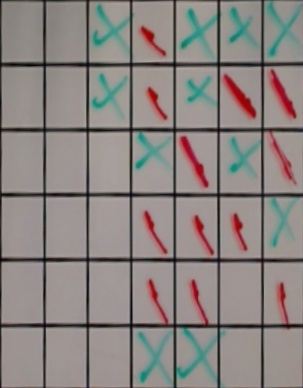
#> input picture win_für_algottest.jpg, 303 x 388 px
$ python grid.py '../win_für_algottest.jpg'
#> lines starting #> are read from the running program, lines starting #| are printed output that depends on the picture; after the words box and inside, x2 and y2 are one past the last pixel; in counts of white or black regions, pixels touching at a corner belong together
#> in find_grid, img is the input picture: shape (388, 303, 3); mean B, G, R 129.8, 132.7, 139.6
"""Try to find a grid (or a chessboard) in the given image.
"""
import sys
from copy import deepcopy

import cv2
import math
import itertools
import imutils
import numpy as np
from numpy.linalg import norm
from matplotlib import pyplot as plt
import time

DEBUG = False
COLOR_TRESHOLD = 180

class GridFinderException(Exception):
    """Exception thrown by GridFinder when somethings wrong"""
    pass


class DebugUI(object):
    """Build a debug user interface showing each step of the grid finding
    process.
    """
    def __init__(self):
        self.plot_number = 0

    # [76 lines left out: functions draw_target_points, draw_interesting_lines, draw_grid, draw_flat_grid, show, show_all, not called in this run]


class LinePattern(object):
    """Represents a repetitive line pattern, with `start` and `step`:
    `start` being where the pattern starts, and `step`, the space
    between each lines.
    """
    def __init__(self, start, step):
        self.start = start % step
        self.step = step

    def __str__(self):
        return "<LinePattern {} {}>".format(self.start, self.step)

    def coordinates_up_to(self, maximum):
        """Generator to give position of each line in this pattern up to a
        given maximum.
        """
        yield from ((x, self.step) for x in
                    range(self.start, maximum, self.step))


    @staticmethod
    def infer(positions, min_step=4):
        """Infer pattern from `positions`, a numpy array of values. returns
        the most evident repetitive pattern in the input.
        For a positions array like:
        [0, 0, 0, 0, 0, 100, 0, 0, 0, 0, 100, ...
        returns LinePattern(start=5, step=5)
        This is done by brute force, trying each possibilities, and
        summing the values for each possibility. This returns only
        the best match.
        """
        positions = positions - positions.mean()
        positions = np.convolve(positions, (1 / 3, 2 / 3, 1 / 3))
        best = (0, 0, 0)
        for start, step, value in [
                (start, step, sum(positions[start::step]))
                for step in range(min_step, int(len(positions) / 2))
                for start in range(int(len(positions) / 2))]:
            if value > best[2]:
                best = start, step, value
        return LinePattern(best[0], best[1])


class Grid(object):
    """Given the result of a cv2.Canny, find a grid in the given image.
    The grid have no start and no end, only a "cell width" and an
    anchor (an intersection, so you can anlign the grid with the image).
    Exposes a list of columns (x, width) and a list of rows (y, height),
    as self.all_x and self.all_y.
    Exposes a all_cells() method, yielding every cells as tuples
    of (x, y, width, height).
    And a draw(self, image, color=(255, 0, 0), thickness=2) method,
    to draw the grid on a given image, usefull to check for correctness.
    """
    def __init__(self, edges):
    #   self.keep_rows_and_cols(edges)
        self.lines = lines = self.keep_lines(edges)
        self.columns = columns = self.keep_cols(edges)
        min_x_step = int(edges.shape[0] / 50)
        min_y_step = int(edges.shape[1] / 50)
        self.xpattern = LinePattern.infer(np.sum(lines, axis=1), min_x_step)
        self.ypattern = LinePattern.infer(np.sum(columns, axis=0), min_y_step)
        self.all_x = list(self.xpattern.coordinates_up_to(edges.shape[0]))
        self.all_y = list(self.ypattern.coordinates_up_to(edges.shape[1]))

    # [11 lines left out: function keep_rows_and_cols, not called in this run]


    @staticmethod
    def keep_lines(array):
        """
        Apply a sliding window to each lines, only keep pixels surrounded
        by 4 pixels, so only keep sequences of 5 pixels minimum.
        """
        out = array.copy()
        for x in range(array.shape[0]):
            for y in range(array.shape[1]):
                if y > 1 and y + 2 < array.shape[1]:
                    out[x, y] = min(array[x][y - 2],
                                    array[x][y - 1],
                                    array[x][y],
                                    array[x][y + 1],
                                    array[x][y + 2])
        return out

    @staticmethod
    def keep_cols(array):
        """
        Apply a sliding window to each column, only keep pixels surrounded
        by 4 pixels, so only keep sequences of 5 pixels minimum.
        """
        out = array.copy()
        for y in range(array.shape[1]):
            for x in range(array.shape[0]):
                if x > 1 and x + 2 < array.shape[0]:
                    out[x, y] = min(array[x - 2][y],
                                    array[x - 1][y],
                                    array[x][y],
                                    array[x + 1][y],
                                    array[x + 2][y])
        return out

    # [117 lines left out: functions cells_line_by_line, all_cells, draw, __str__, angle_between, find_orthogonal_lines and 2 more, not called in this run]


def parse_args():
    """Return parsed arguments from command line"""
    from argparse import ArgumentParser
    parser = ArgumentParser(description='Grid finder')
    parser.add_argument('file', help='Input image')
    parser.add_argument('--test', help='Run doctests', action='store_true')
    parser.add_argument('--debug',
                        help='Using matplotlib, display information '
                        'about each step of the process.',
                        action='store_true')
    parser.add_argument('--verbose', '-v',
                        help='Use more verbose, a bit less parsable output',
                        action='store_true')
    parser.add_argument('--json', help='Print the grid in json',
                        action='store_true')
    parser.add_argument('--term', help='Print the grid as colored brackets',
                        action='store_true')
    parser.add_argument('--imwrite', help='Write a clean image of the grid')
    return parser.parse_args()


# [70 lines left out: functions line_length, find_lines, draw_lines, warp_image, not called in this run]


def four_point_transform(image, pts):
    # obtain a consistent order of the points and unpack them
    # individually
    rect = order_points(pts)
    (tl, tr, br, bl) = rect

    # warp_image(image, tl, tr, br, bl)
    # compute the width of the new image, which will be the
    # maximum distance between bottom-right and bottom-left
    # x-coordiates or the top-right and top-left x-coordinates
    widthA = np.sqrt(((br[0] - bl[0]) ** 2) + ((br[1] - bl[1]) ** 2))
    widthB = np.sqrt(((tr[0] - tl[0]) ** 2) + ((tr[1] - tl[1]) ** 2))
    maxWidth = max(int(widthA), int(widthB))
    # compute the height of the new image, which will be the
    # maximum distance between the top-right and bottom-right
    # y-coordinates or the top-left and bottom-left y-coordinates
    heightA = np.sqrt(((tr[0] - br[0]) ** 2) + ((tr[1] - br[1]) ** 2))
    heightB = np.sqrt(((tl[0] - bl[0]) ** 2) + ((tl[1] - bl[1]) ** 2))
    maxHeight = max(int(heightA), int(heightB))

    converted_red_pixel_value = [0, 0]
    converted_green_pixel_value = [maxWidth, 0]
    converted_black_pixel_value = [0, maxHeight]
    converted_blue_pixel_value = [maxWidth, maxHeight]

    point_matrix = np.float32([tl, tr, br, bl])


    # Convert points
    converted_points = np.float32([converted_red_pixel_value, converted_green_pixel_value, converted_black_pixel_value, converted_blue_pixel_value])

    # perspective transform
    perspective_transform = cv2.getPerspectiveTransform(point_matrix, converted_points)
    img_Output = cv2.warpPerspective(image, perspective_transform, (maxWidth, maxHeight))
    if DEBUG:
        cv2.imwrite("/home/flyingdutchman/PycharmProjects/connect4/output/WARPED-image.jpg", img_Output)
    return img_Output

    # now that we have the dimensions of the new image, construct
    # the set of destination points to obtain a "birds eye view",
    # (i.e. top-down view) of the image, again specifying points
    # in the top-left, top-right, bottom-right, and bottom-left
    # order
    dst = np.array([
        [0, 0],
        [maxWidth - 1, 0],
        [maxWidth - 1, maxHeight - 1],
        [0, maxHeight - 1]], dtype = "float32")
    # compute the perspective transform matrix and then apply it
    M = cv2.getPerspectiveTransform(rect, dst)
    warped = cv2.warpPerspective(image, M, (maxWidth, maxHeight))

    if DEBUG:
        cv2.imwrite("/home/flyingdutchman/PycharmProjects/connect4/output/PRE-WARPED-image.jpg", image)
        cv2.imwrite("/home/flyingdutchman/PycharmProjects/connect4/output/WARPED-image.jpg", warped)
    # return the warped image
    return warped

# [83 lines left out: functions print_grid_to_term, print_grid_as_json, write_grid_in_file, find_rectangle, not called in this run]


def order_points(pts):
    most_left_top_to_bottom = sorted(sorted(pts, key=lambda element: (element[0][0], element[0][1]))[:2],
                                     key=lambda element: (element[0][1]))[:2]
    most_right_top_to_bottom = sorted(sorted(pts, key=lambda element: (element[0][0], element[0][1]))[2:4],
                                      key=lambda element: (element[0][1]))[:2]

    rect = np.zeros((4, 2), dtype="float32")
    rect[0] = most_left_top_to_bottom[0]  # Top left
    rect[1] = most_right_top_to_bottom[0]  # Top right
    rect[2] = most_left_top_to_bottom[1]  # Bottom left
    rect[3] = most_right_top_to_bottom[1]  # Bottom right
    return rect

    # initialzie a list of coordinates that will be ordered
    # such that the first entry in the list is the top-left,
    # the second entry is the top-right, the third is the
    # bottom-right, and the fourth is the bottom-left
    rect = np.zeros((4, 2), dtype = "float32")
    # the top-left point will have the smallest sum, whereas
    # the bottom-right point will have the largest sum
    s = pts.sum(axis = 1)
    rect[0] = pts[np.argmin(s)]
    rect[2] = pts[np.argmax(s)]
    # now, compute the difference between the points, the
    # top-right point will have the smallest difference,
    # whereas the bottom-left will have the largest difference
    diff = np.diff(pts, axis = 1)
    rect[1] = pts[np.argmin(diff)]
    rect[3] = pts[np.argmax(diff)]
    # return the ordered coordinates
    return rect


def find_outer_bounds(img):
    gray = cv2.cvtColor(img, cv2.COLOR_BGR2GRAY)
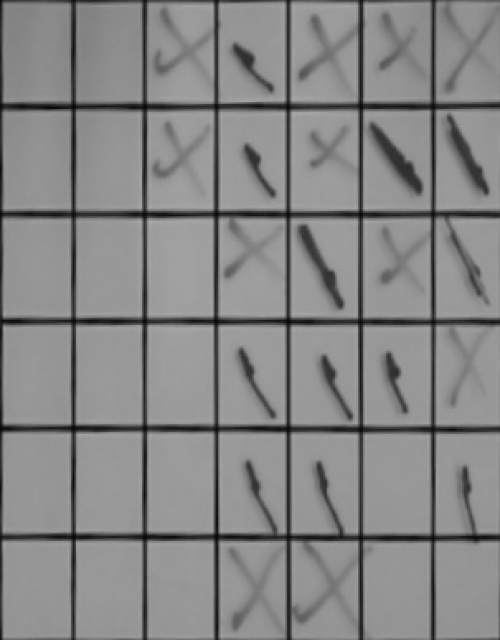
#> gray: shape (640, 500); min 5, max 171, mean 134.4
    blur = cv2.GaussianBlur(gray, (7, 7), 0)
    thresh = cv2.adaptiveThreshold(blur, 255, 1, 1, 11, 2)
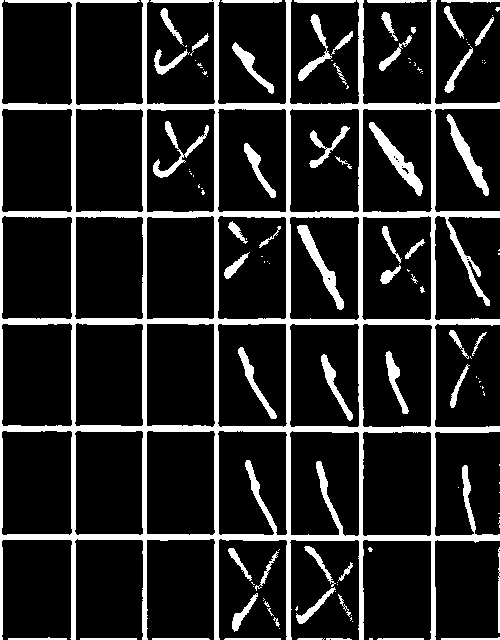
#> thresh: shape (640, 500); 15.6% white; 126 white regions (70 under 20 px)
    contours, _ = cv2.findContours(thresh, cv2.RETR_TREE, cv2.CHAIN_APPROX_SIMPLE)
#> contours = 188 contours, 113 with area under 20; largest, box (x1, y1, x2, y2) and area: (0, 0, 500, 640) 197438, (1, 430, 73, 536) 7154, (362, 431, 432, 537) 7117, (362, 108, 433, 213) 7084, (1, 108, 73, 213) 7076
    max_area = 0
    c = 0
    for i in contours:
        area = cv2.contourArea(i)
        if area > 1000:
            if area > max_area:
                max_area = area
                best_cnt = i
                # img = cv2.drawContours(img, contours, c, (0, 255, 0), 3)
        c += 1
#> this loop made 188 passes
#> (area, max_area) on pass 120: (197438.5, 197438.5)
#> after the loop, best_cnt = contour of 714 points, box (x1, y1, x2, y2) (0, 0, 500, 640), area 197438; c = 188; max_area = 197438.5

    mask = np.zeros((gray.shape), np.uint8)
    cv2.drawContours(mask, [best_cnt], 0, 255, -1)
#> mask: shape (640, 500); 62.6% white; 19 black regions (1 under 20 px), largest, box (x1, y1, x2, y2) and area: (290, 0, 359, 104) 6973, (363, 0, 431, 104) 6960, (218, 0, 286, 104) 6913
    cv2.drawContours(mask, [best_cnt], 0, 0, 2)
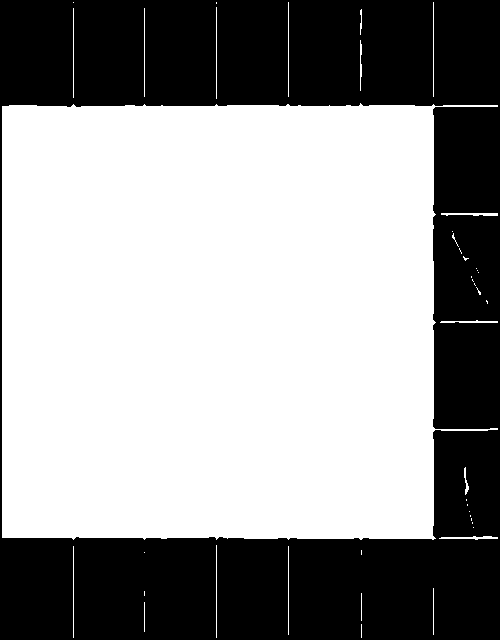
#> mask: shape (640, 500); 58.9% white; 1 black region, box (x1, y1, x2, y2) and area: (0, 0, 500, 640) 131372

    if DEBUG:
        cv2.imwrite("/home/flyingdutchman/PycharmProjects/connect4/output/mask-image.jpg", mask)

    out = np.zeros_like(gray)
    out[mask == 255] = gray[mask == 255]
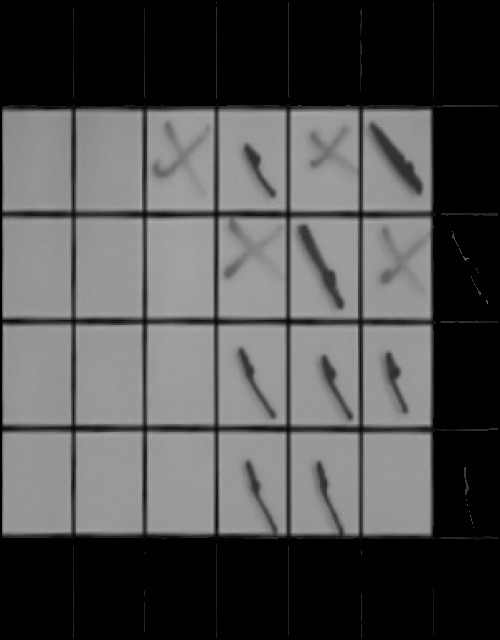
#> out: shape (640, 500); min 0, max 171, mean 79

    if DEBUG:
        cv2.imwrite("/home/flyingdutchman/PycharmProjects/connect4/output/New image-image.jpg", out)


    # Get the corners of our
    corners = cv2.goodFeaturesToTrack(mask, 4, 0.1, 100)
#> corners = [[497, 214], [216, 538], [360, 104], [435, 538]]

    # abort if
    if corners is None or len(corners) < 4:
        return False, _, _, _, _, _

    most_left_top_to_bottom = sorted(sorted(corners, key=lambda element: (element[0][0], element[0][1]))[:2], key=lambda element: (element[0][1]))[:2]
#> most_left_top_to_bottom = [[[360, 104]], [[216, 538]]]
    most_right_top_to_bottom = sorted(sorted(corners, key=lambda element: (element[0][0], element[0][1]))[2:4], key=lambda element: (element[0][1]))[:2]
#> most_right_top_to_bottom = [[[497, 214]], [[435, 538]]]

    corners = deepcopy(corners)
    corners[0] = deepcopy(most_left_top_to_bottom[0])
    corners[1] = deepcopy(most_left_top_to_bottom[1])
    corners[2] = deepcopy(most_right_top_to_bottom[0])
    corners[3] = deepcopy(most_right_top_to_bottom[1])

    print(corners[0][0][1])
#| 104.0
    corners[0][0][1] = corners[0][0][1] - 5
    corners[2][0][1] = corners[2][0][1] - 5

    warped = four_point_transform(img, corners)
#> in order_points, `most_left_top_to_bottom = sorted(sorted(pts, key=lambda element: (elem..`: most_left_top_to_bottom = [[[360, 99]], [[216, 538]]]
#> in order_points, `most_right_top_to_bottom = sorted(sorted(pts, key=lambda element: (ele..`: most_right_top_to_bottom = [[[497, 209]], [[435, 538]]]
#> in four_point_transform, `rect = order_points(pts)`: rect = [[360, 99], [497, 209], [216, 538], [435, 538]]
#> in four_point_transform, `(tl, tr, br, bl) = rect`: tl = [360, 99]; tr = [497, 209]; br = [216, 538]; bl = [435, 538]
#> in four_point_transform, `widthA = np.sqrt(((br[0] - bl[0]) ** 2) + ((br[1] - bl[1]) ** 2))`: widthA = 219
#> in four_point_transform, `widthB = np.sqrt(((tr[0] - tl[0]) ** 2) + ((tr[1] - tl[1]) ** 2))`: widthB = 175.7
#> in four_point_transform, `maxWidth = max(int(widthA), int(widthB))`: maxWidth = 219
#> in four_point_transform, `heightA = np.sqrt(((tr[0] - br[0]) ** 2) + ((tr[1] - br[1]) ** 2))`: heightA = 432.7
#> in four_point_transform, `heightB = np.sqrt(((tl[0] - bl[0]) ** 2) + ((tl[1] - bl[1]) ** 2))`: heightB = 445.4
#> in four_point_transform, `maxHeight = max(int(heightA), int(heightB))`: maxHeight = 445
#> in four_point_transform, `converted_green_pixel_value = [maxWidth, 0]`: converted_green_pixel_value = [219, 0]
#> in four_point_transform, `converted_black_pixel_value = [0, maxHeight]`: converted_black_pixel_value = [0, 445]
#> in four_point_transform, `converted_blue_pixel_value = [maxWidth, maxHeight]`: converted_blue_pixel_value = [219, 445]
#> in four_point_transform, `point_matrix = np.float32([tl, tr, br, bl])`: point_matrix = [[360, 99], [497, 209], [216, 538], [435, 538]]
#> in four_point_transform, `converted_points = np.float32([converted_red_pixel_value, converted_gr..`: converted_points = [[0, 0], [219, 0], [0, 445], [219, 445]]
#> in four_point_transform, `perspective_transform = cv2.getPerspectiveTransform(point_matrix, conv..`: perspective_transform = [[0.557, 0.183, -218.8], [-0.526, 0.655, 124.4], [-0.00118, 0.000133, 1]]
#> in four_point_transform, `img_Output = cv2.warpPerspective(image, perspective_transform, (maxWid..`:
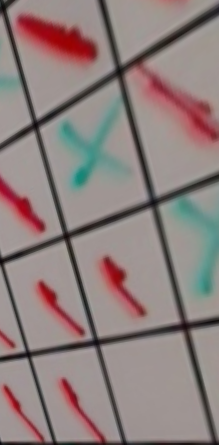
#> img_Output: shape (445, 219, 3); mean B, G, R 125.6, 127.4, 142

    # Add black border
    #warped = cv2.copyMakeBorder(warped, 1, 1, 1, 1, cv2.BORDER_CONSTANT, value=[105, 105, 105])


    # Add white border
    # warped = cv2.copyMakeBorder(warped, 2, 2, 2, 2, cv2.BORDER_CONSTANT, value=[255, 255, 255])

    if DEBUG:
        cv2.imwrite("/home/flyingdutchman/PycharmProjects/connect4/output/Nasdad.jpg", warped)
        cv2.imwrite("/home/flyingdutchman/PycharmProjects/connect4/output/CORNERS.jpg", out)

    topl = most_left_top_to_bottom[0].copy()
#> topl = [[360, 104]]
    topr = most_right_top_to_bottom[0].copy()
#> topr = [[497, 214]]
    botl = most_left_top_to_bottom[1].copy()
#> botl = [[216, 538]]
    botr = most_right_top_to_bottom[1].copy()
#> botr = [[435, 538]]

    return True, warped, topl, topr, botr, botl

    # ordered = order_points(corners)
    # return True, ordered[0],

def find_grid(filename, debug=False):
    """Find a grid pattern in the given file.
    Returns a tuple containing a flattened image so the found grid is
    now a rectangle, and a `Grid` object representing the found grid.
    """
    img = cv2.imread(filename)
    img = imutils.resize(img, 500)
    found, new_img, top_left, top_right, bottom_right, bottom_left = find_outer_bounds(img)
#> found = True; top_left = [[360, 104]]; top_right = [[497, 214]]; bottom_right = [[435, 538]]; bottom_left = [[216, 538]]
    warped_edges = cv2.Canny(new_img, 100, 200)  # try 66, 133, 3 ?
#> warped_edges: shape (445, 219); 5.6% white in thin lines or dots
    grid = Grid(warped_edges)
#> after the loop in keep_lines, `for x in range(array.shape[0]):`:
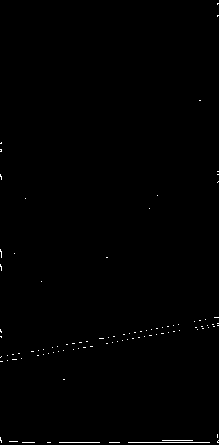
#> out: shape (445, 219); 0.4% white in thin lines or dots
#> after the loop in keep_cols, `for y in range(array.shape[1]):`:
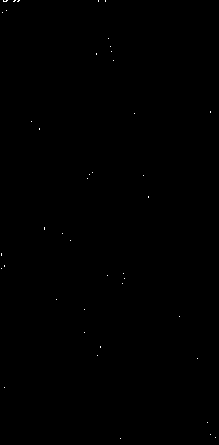
#> out: shape (445, 219); 0.07% white in thin lines or dots
#> in infer, `positions = positions - positions.mean()`: positions = 445 values, max 39045.9 at index 442, min -224.1 at index 0, mean -1.64e-14
#> in infer, `positions = np.convolve(positions, (1 / 3, 2 / 3, 1 / 3))`: positions = 447 values, max 26816.3 at index 443, min -298.7 at index 2, mean -1.63e-14
#> the loop in infer, `for start, step, value in [ (start, step, sum(positions[start::step]))..` made 47945 passes
#> (value, best) on passes 3, 4, 12, 20, 28, 36, 44, 52: (8345.5, (2, 8, 8345.5)), (18290.5, (3, 8, 18290.5)), (18419.2, (11, 8, 18419.2)), (18718, (19, 8, 18718)), (19016.7, (27, 8, 19016.7)), (19315.4, (35, 8, 19315.4)), (19614.2, (43, 8, 19614.2)), (19912.9, (51, 8, 19912.9))
#> after the loop in infer, `for start, step, value in [`: best = (211, 116, 27918.8)
#> the loop in infer (call 2), `for start, step, value in [ (start, step, sum(positions[start::step]))..` made 11660 passes
#> (value, best) on passes 1, 5: (281, (0, 4, 281)), (307, (4, 4, 307))
#> in __init__, `self.all_x = list(self.xpattern.coordinates_up_to(edges.shape[0]))`: self.all_x = [(95, 116), (211, 116), (327, 116), (443, 116)]
#> in __init__, `self.all_y = list(self.ypattern.coordinates_up_to(edges.shape[1]))`: self.all_y = [(6, 13), (19, 13), (32, 13), (45, 13), (58, 13), (71, 13), (84, 13), (97, 13), (110, 13), (123, 13), (136, 13), (149, 13), (162, 13), (175, 13), (188, 13), (201, 13), (214, 13)]
    # if debug:
    #     points = (top_left, top_right, bottom_right, bottom_left)
    #     DebugUI().show_all([
    #         {"image": img, "title": 'Original image'},
    #         {"image": edges, "title": 'Edge Image', 'cmap': 'gray'},
    #         {"image": draw_lines(edges, lines),
    #          "title": "All lines", 'cmap': 'gray'},
    #         {"image": DebugUI.draw_interesting_lines(edges, best_lines, points),
    #          "title": 'Interesting lines',
    #          'cmap': 'gray'},
    #         {"image": DebugUI.draw_target_points(edges, points),
    #          "title": 'Target transformation points',
    #          'cmap': 'gray'},
    #
    #         {"image": warped, "title": 'Warped', 'cmap': 'gray'},
    #         {"image": warped_edges, "title": 'Warped edges', 'cmap': 'gray'},
    #         {"image": grid.lines, "title": 'Lines', 'cmap': 'gray'},
    #         {"image": grid.columns, "title": 'Columns', 'cmap': 'gray'},
    #         {"image": DebugUI.draw_grid(warped, grid),
    #          "title": 'Detected {} lines, {} rows of {}px x {}px'.format(
    #              len(grid.all_y), len(grid.all_x),
    #              grid.xpattern.step, grid.ypattern.step), 'cmap': 'gray'},
    #         {"image": DebugUI.draw_flat_grid(warped, grid),
    #          "title": 'Reconstitution', 'cmap': 'gray'}])
    return new_img, grid


@staticmethod
def time_convert(sec):
    mins = sec // 60
    sec = sec % 60
    hours = mins // 60
    mins = mins % 60
    print("Time Lapsed = {0}:{1}:{2}".format(int(hours), int(mins), sec))


def _main():
    """Run from command line, parsing command line arguments"""
    args = parse_args()
    if args.test:
        import doctest
        doctest.testmod()
        exit(0)

    start_time = time.time()
    global DEBUG
    DEBUG = False
    img, grid = find_grid(args.file, args.debug)

    end_time = time.time()
    time_lapsed = end_time - start_time
    time_convert(time_lapsed)

    if args.term:
        print_grid_to_term(img, grid)
    if args.json:
        print_grid_as_json(img, grid)
    if args.imwrite:
        write_grid_in_file(img, grid, args.imwrite)
    if args.verbose:
        print('First column at:', grid.xpattern.start)
        print('First row at:', grid.ypattern.start)
        print('Column width:', grid.xpattern.step)
        print('Row width:', grid.ypattern.step)


if __name__ == '__main__':
    _main()
